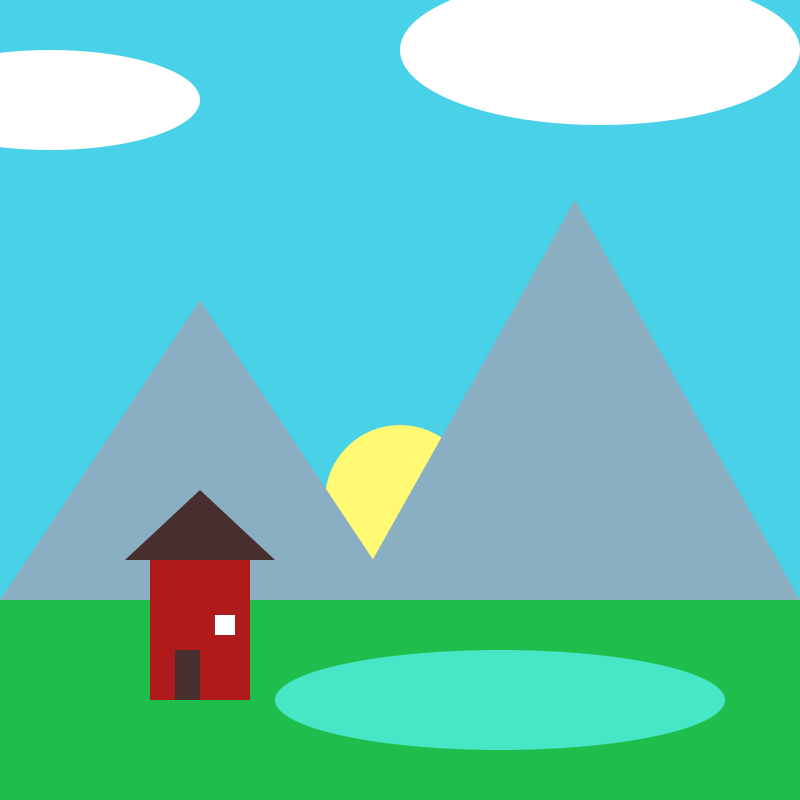
Frame 1 (no input)
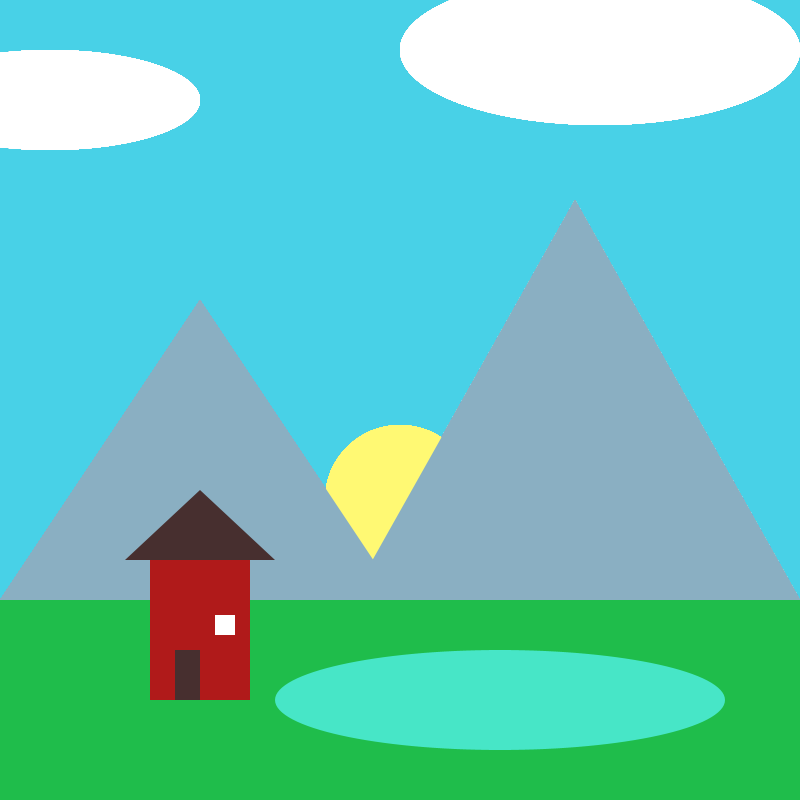
Frame 60 (the mouse pressed at the canvas centre just before this capture)
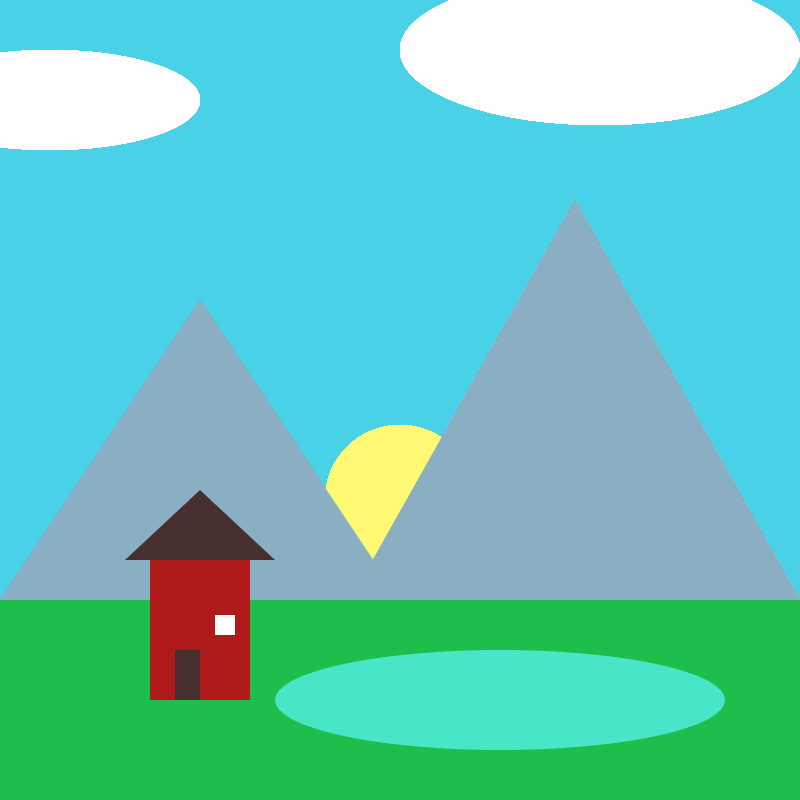
Frame 120 (the mouse held since frame 60 and released just before this capture)

The Processing sketch that drew these frames (run headless with seeded random() and noise(); from frame 60 on, the mouse is pressed at the canvas centre):

// Processing sketch: Babysfirstpicture_pde
// ── Babysfirstpicture_pde.pde
void setup() {
  size(800, 800);
  background(#48D1e7);
}

void draw() {
  rectMode(CORNER);
  noStroke();
  fill(#fff973);
  ellipse(400, 500, 150, 150);
  fill(#8aafc2);
  triangle(200, 300, 0, 600, 400, 600);
  triangle(575, 200, 350, 600, 800, 600);
  fill(#1fbd4b);
  rect(0, 600, 800, 200);
  fill(#47e6c7);
  ellipse(500, 700, 450, 100);
  fill(255);
  ellipse(50, 100, 300, 100);
  ellipse(600, 50, 400, 150);
  fill(#b01a1a);
  rect(150, 550, 100, 150);
  fill(#472f2f);
  triangle(125, 560, 275, 560, 200, 490);
  rect(175, 650, 25, 50);
  fill(255);
  rect(215, 615, 20, 20);
}
